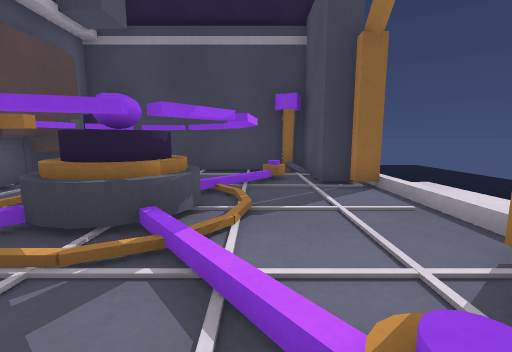
View 1 (above)

12 first-person views from a walk through a 3-D level made in the Unity game engine. The camera is 0.59 m above the floor, tilts 8° down and sees 90° across. The floor is counted in squares, 0.5 m on a side. Each view is taken from the middle of a square. On the plan, view 1 faces up. The plan holds only what a view shows up to about 12 squares ahead; the rest is blank. The place goes on beyond the plan.

View 2
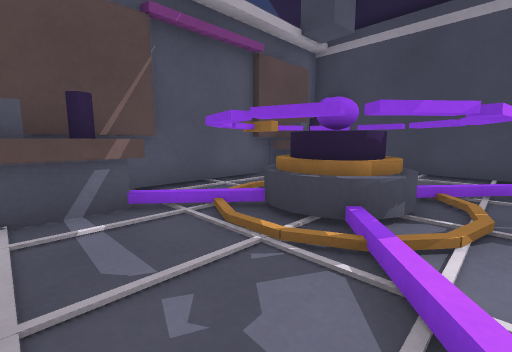

View 3
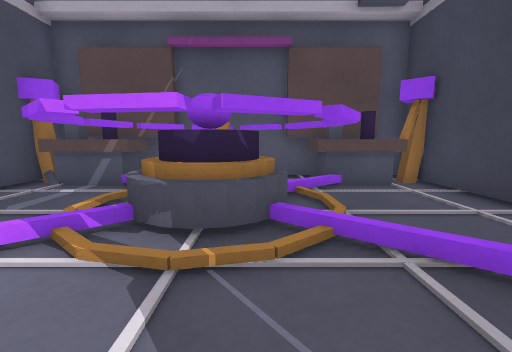

View 4
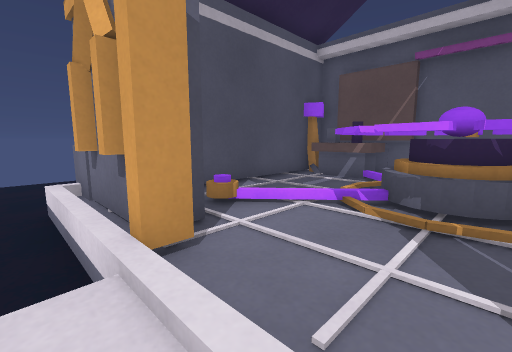

View 5
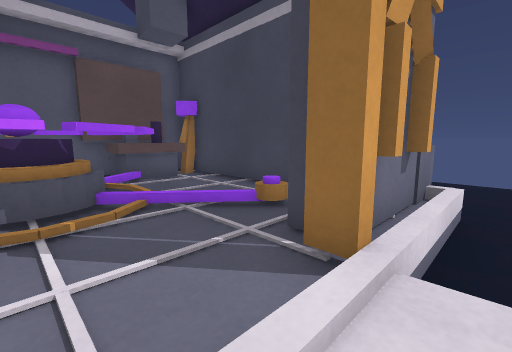

View 6
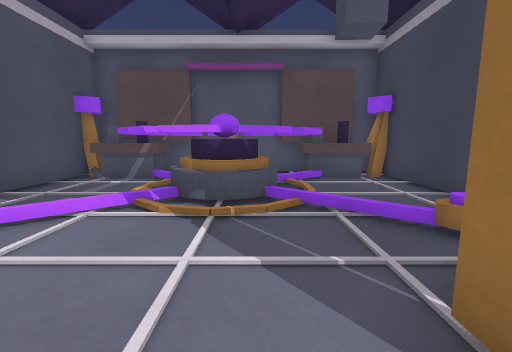

View 7
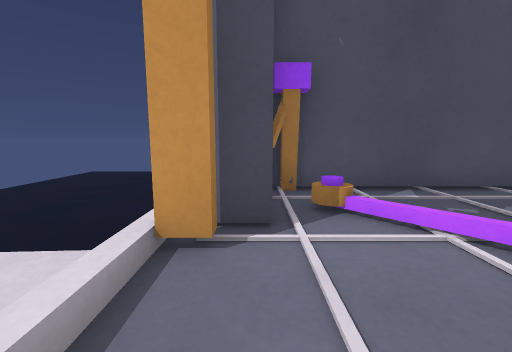

View 8
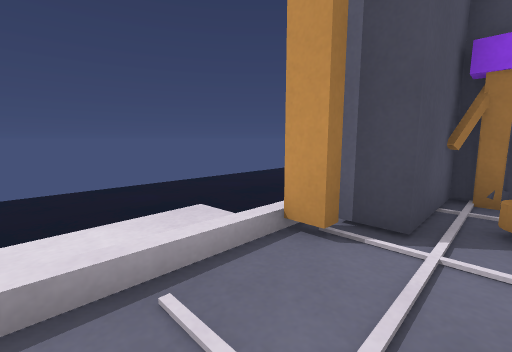

View 9
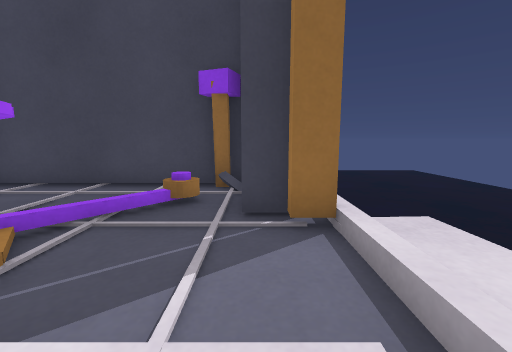

View 10
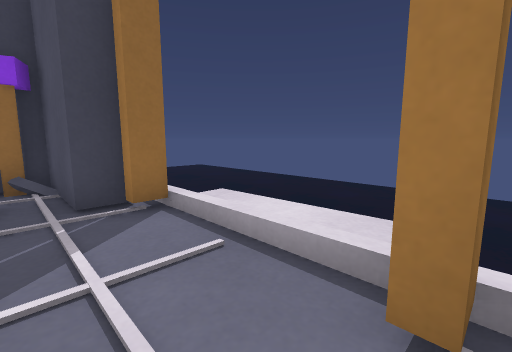

View 11
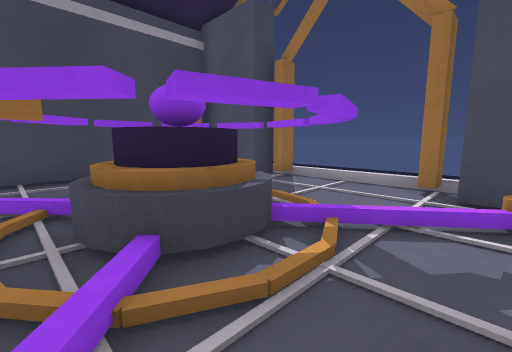

View 12
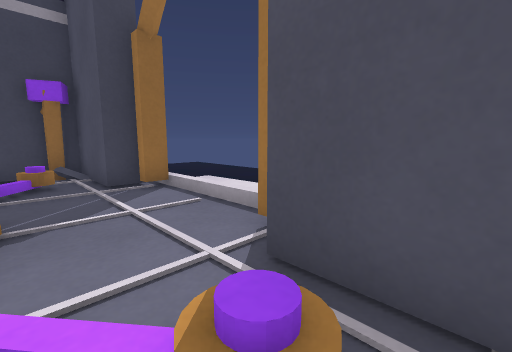

### Floor plan
Key: @ floor where view 1 was taken; # wall or solid block; . main floor; : floor 0.05 m higher than the main floor; / step, stairs or slope; v drop or lower ground; O other object.
Columns run from 6 left of view 1 to 5 right of it. Each row starts with its distance up from view 1.
 12          vvv
 11         OOvv
 10  #######OOvv
  9 #O..:..O##vv
  8 #O..:.OO##vv
  7 #O..:./.##
  6 # OOOO....:
  5 #.OOOOO...:
  4 #.OOOOO...:v
  3 # OOOOO...:v
  2 #O.OO...##vv
  1 #O..:..O##vv
  0 #O..:.@###vv
 -1 ##########vv
 -2         OOvv
 -3         Ovvv

Positions as (right, up) in squares from view 1, and headings:
1: (0, 0), facing up
2: (0, 0), facing up-left
3: (2, 5), facing left
4: (4, 5), facing down-left
5: (4, 4), facing up-left
6: (4, 5), facing left
7: (2, 5), facing down
8: (1, 5), facing down-right
9: (2, 3), facing up
10: (1, 2), facing up-right
11: (-4, 1), facing up-right
12: (0, 0), facing up-right
